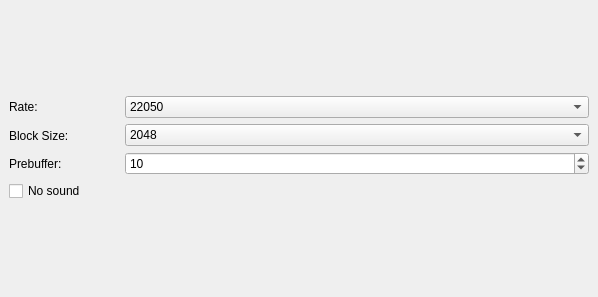
         <widget class="QWidget" name="pageMixer" >
          <property name="geometry" >
           <rect>
            <x>0</x>
            <y>0</y>
            <width>598</width>
            <height>297</height>
           </rect>
          </property>
          <attribute name="label" >
           <string>Mixer</string>
          </attribute>
          <layout class="QGridLayout" >
           <property name="leftMargin" >
            <number>9</number>
           </property>
           <property name="topMargin" >
            <number>9</number>
           </property>
           <property name="rightMargin" >
            <number>9</number>
           </property>
           <property name="bottomMargin" >
            <number>9</number>
           </property>
           <property name="horizontalSpacing" >
            <number>6</number>
           </property>
           <property name="verticalSpacing" >
            <number>6</number>
           </property>
           <item row="0" column="0" >
            <layout class="QGridLayout" >
             <property name="leftMargin" >
              <number>0</number>
             </property>
             <property name="topMargin" >
              <number>0</number>
             </property>
             <property name="rightMargin" >
              <number>0</number>
             </property>
             <property name="bottomMargin" >
              <number>0</number>
             </property>
             <property name="horizontalSpacing" >
              <number>6</number>
             </property>
             <property name="verticalSpacing" >
              <number>6</number>
             </property>
             <item row="1" column="0" >
              <widget class="QCheckBox" name="chkBoxMixerNoSound" >
               <property name="minimumSize" >
                <size>
                 <width>110</width>
                 <height>0</height>
                </size>
               </property>
               <property name="maximumSize" >
                <size>
                 <width>110</width>
                 <height>16777215</height>
                </size>
               </property>
               <property name="text" >
                <string>No sound</string>
               </property>
              </widget>
             </item>
             <item row="0" column="1" >
              <layout class="QGridLayout" >
               <property name="leftMargin" >
                <number>0</number>
               </property>
               <property name="topMargin" >
                <number>0</number>
               </property>
               <property name="rightMargin" >
                <number>0</number>
               </property>
               <property name="bottomMargin" >
                <number>0</number>
               </property>
               <property name="horizontalSpacing" >
                <number>6</number>
               </property>
               <property name="verticalSpacing" >
                <number>6</number>
               </property>
               <item row="1" column="0" >
                <widget class="QComboBox" name="cbxMixerBlockSize" >
                 <property name="currentIndex" >
                  <number>1</number>
                 </property>
                 <item>
                  <property name="text" >
                   <string>1024</string>
                  </property>
                 </item>
                 <item>
                  <property name="text" >
                   <string>2048</string>
                  </property>
                 </item>
                 <item>
                  <property name="text" >
                   <string>4096</string>
                  </property>
                 </item>
                </widget>
               </item>
               <item row="2" column="0" >
                <widget class="QSpinBox" name="spBoxPrebuffer" >
                 <property name="maximum" >
                  <number>999</number>
                 </property>
                 <property name="value" >
                  <number>10</number>
                 </property>
                </widget>
               </item>
               <item row="0" column="0" >
                <widget class="QComboBox" name="cbxMixerRate" >
                 <property name="currentIndex" >
                  <number>1</number>
                 </property>
                 <item>
                  <property name="text" >
                   <string>11050</string>
                  </property>
                 </item>
                 <item>
                  <property name="text" >
                   <string>22050</string>
                  </property>
                 </item>
                 <item>
                  <property name="text" >
                   <string>44100</string>
                  </property>
                 </item>
                </widget>
               </item>
              </layout>
             </item>
             <item row="0" column="0" >
              <layout class="QGridLayout" >
               <property name="leftMargin" >
                <number>0</number>
               </property>
               <property name="topMargin" >
                <number>0</number>
               </property>
               <property name="rightMargin" >
                <number>0</number>
               </property>
               <property name="bottomMargin" >
                <number>0</number>
               </property>
               <property name="horizontalSpacing" >
                <number>6</number>
               </property>
               <property name="verticalSpacing" >
                <number>6</number>
               </property>
               <item row="1" column="0" >
                <widget class="QLabel" name="label_3" >
                 <property name="minimumSize" >
                  <size>
                   <width>110</width>
                   <height>0</height>
                  </size>
                 </property>
                 <property name="maximumSize" >
                  <size>
                   <width>110</width>
                   <height>16777215</height>
                  </size>
                 </property>
                 <property name="text" >
                  <string>Block Size:</string>
                 </property>
                 <property name="buddy" >
                  <cstring>cbxMixerBlockSize</cstring>
                 </property>
                </widget>
               </item>
               <item row="0" column="0" >
                <widget class="QLabel" name="label_2" >
                 <property name="minimumSize" >
                  <size>
                   <width>110</width>
                   <height>0</height>
                  </size>
                 </property>
                 <property name="maximumSize" >
                  <size>
                   <width>110</width>
                   <height>16777215</height>
                  </size>
                 </property>
                 <property name="text" >
                  <string>Rate:</string>
                 </property>
                 <property name="buddy" >
                  <cstring>cbxMixerRate</cstring>
                 </property>
                </widget>
               </item>
               <item row="2" column="0" >
                <widget class="QLabel" name="label_4" >
                 <property name="minimumSize" >
                  <size>
                   <width>110</width>
                   <height>0</height>
                  </size>
                 </property>
                 <property name="maximumSize" >
                  <size>
                   <width>110</width>
                   <height>16777215</height>
                  </size>
                 </property>
                 <property name="text" >
                  <string>Prebuffer:</string>
                 </property>
                 <property name="buddy" >
                  <cstring>spBoxPrebuffer</cstring>
                 </property>
                </widget>
               </item>
              </layout>
             </item>
            </layout>
           </item>
          </layout>
         </widget>
